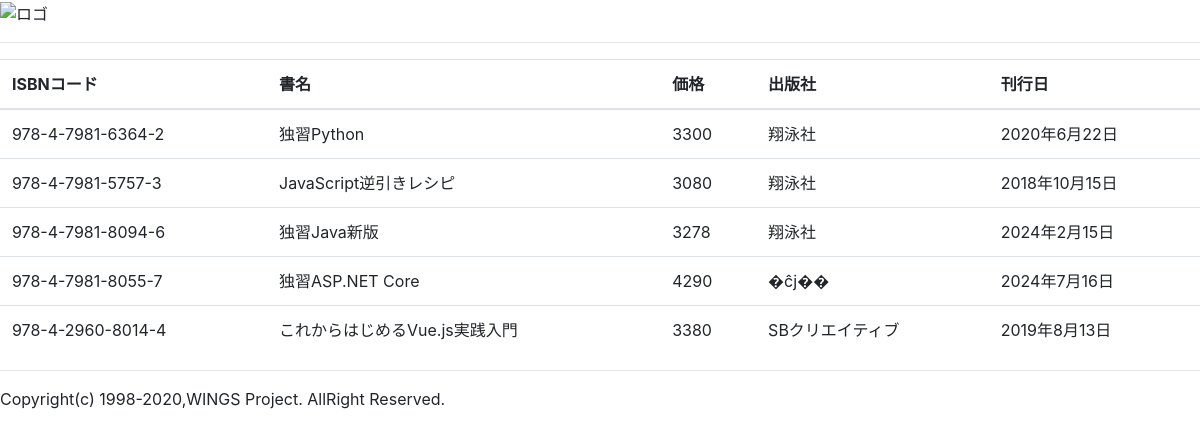
/main/filter_or, run on an earlier commit of the app's database.
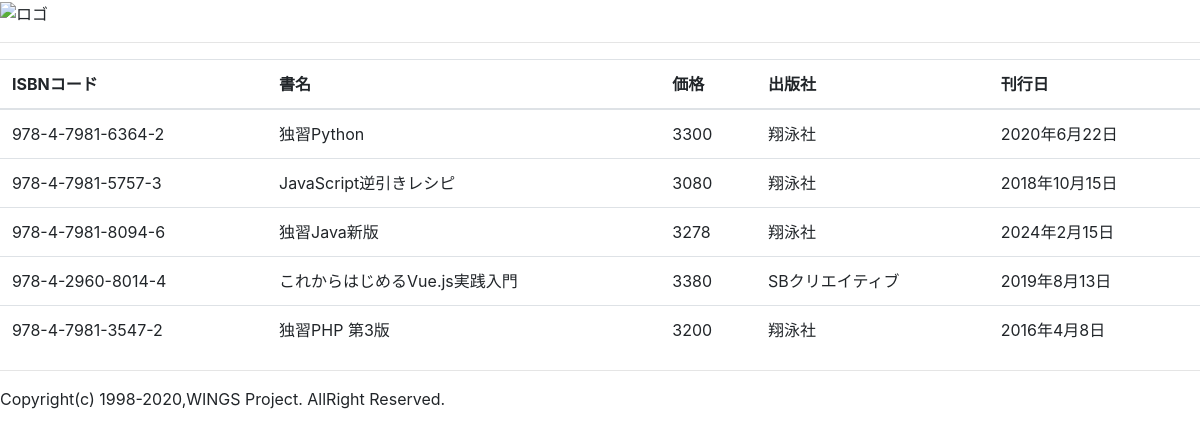
And on a later commit of the database.
### main/models.py (models this page shows, shortened)
class Book(models.Model):
  isbn = models.CharField(
    verbose_name='ISBNコード',
    max_length=20,
    validators=[
      RegexValidator(
        r'^978-4-[0-9]{4}-[0-9]{4}-[0-9X]{1}$',
        message='ISBNコードは正しい形式で指定してください。')
    ]
  )
  title = models.CharField(
    verbose_name='書名',
    max_length=100
  )
  price = models.IntegerField(
    verbose_name='価格',
    default = 0,
    validators=[
      MinValueValidator(
        17,
        message='価格は正の整数で指定してください。'
      )
    ]
  )
  publisher = models.CharField(
    verbose_name='出版社',
    max_length=50,
    choices = [
      ('翔泳社', '翔泳社'),
      ('技術評論社', '技術評論社'),
      ('秀和システム', '秀和システム'),
      ('SBクリエイティブ', 'SBクリエイティブ'),
      ('日経BP', '日経BP'),
    ],
  )
  published = models.DateField(
      verbose_name='刊行日'
  )

### main/views.py (the view)
# urls.py: path('filter_or', views.filter_or, name='filter_or'),
def filter_or(request):
    books = Book.objects.filter(
        Q(publisher='翔泳社') | Q(price__gte=2800))
    return render(request, 'main/book_list.html', {
        "books": books
    })

### main/templates/main/book_list.html (shortened to what this page needs)
{% extends 'main/layout.html' %}
{% block main %}
<table class="table">
    <thead>
        <tr>
            <th>ISBNコード</th><th>書名</th><th>価格</th><th>出版社</th><th>刊行日</th>
        </tr>
    </thead>
    <tbody>
        {% for b in books %}
        <tr>
            <td>{{ b.isbn }}</td>
            <td>{{ b.title }}</td>
            <td>{{ b.price }}</td>
            <td>{{ b.publisher }}</td>
            <td>{{ b.published|date:'DATE_FORMAT' }}</td>
        {% endfor %}
        </tbody>
    </table>
    {% endblock %}

What changed in the data, as far as the page shows it:
removed Book: isbn "978-4-7981-8055-7", title "独習ASP.NET Core", price "4290", publisher "�ĉj��", published "2024年7月16日"
added Book: isbn "978-4-7981-3547-2", title "独習PHP 第3版", price "3200", publisher "翔泳社", published "2016年4月8日"
